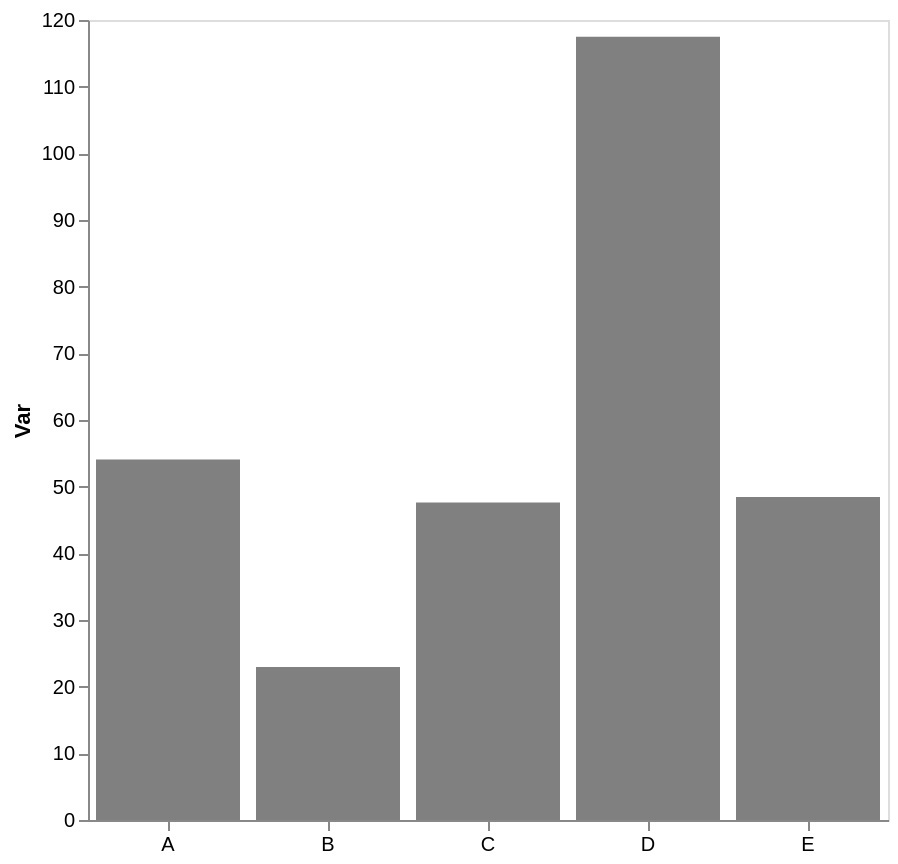

Vega-Lite specification stored for this chart:
### Vega-Lite specification from a JSON file in a GitHub repository (floating-point values rounded to 4 significant figures)
{"config": {"view": {"continuousWidth": 300, "continuousHeight": 300}, "axis": {"grid": false}, "bar": {"color": "gray"}}, "data": {"name": "data-ea403eece41e7ebde394f614d8582606"}, "mark": {"type": "bar"}, "encoding": {"x": {"axis": {"labelAngle": 0, "title": null}, "field": "cat", "type": "nominal"}, "y": {"aggregate": "mean", "axis": {"title": "Var"}, "field": "var1", "type": "quantitative"}}, "height": 400, "width": 400, "$schema": "https://vega.github.io/schema/vega-lite/v5.17.0.json", "datasets": {"data-ea403eece41e7ebde394f614d8582606": [{"cat": "E", "var1": 46.02, "var2": 50.11}, {"cat": "D", "var1": 117.5, "var2": 55.65}, {"cat": "E", "var1": 56.68, "var2": 43.03}, {"cat": "C", "var1": 38.92, "var2": 39.45}, {"cat": "E", "var1": 46.83, "var2": 41.47}, {"cat": "B", "var1": 20.48, "var2": 58.92}, {"cat": "E", "var1": 56.15, "var2": 64.11}, {"cat": "E", "var1": 36.61, "var2": 51.99}, {"cat": "B", "var1": 25.42, "var2": 57.46}, {"cat": "A", "var1": 43.44, "var2": 31.89}, {"cat": "A", "var1": 64.74, "var2": 44.92}, {"cat": "C", "var1": 56.3, "var2": 33.03}]}}
